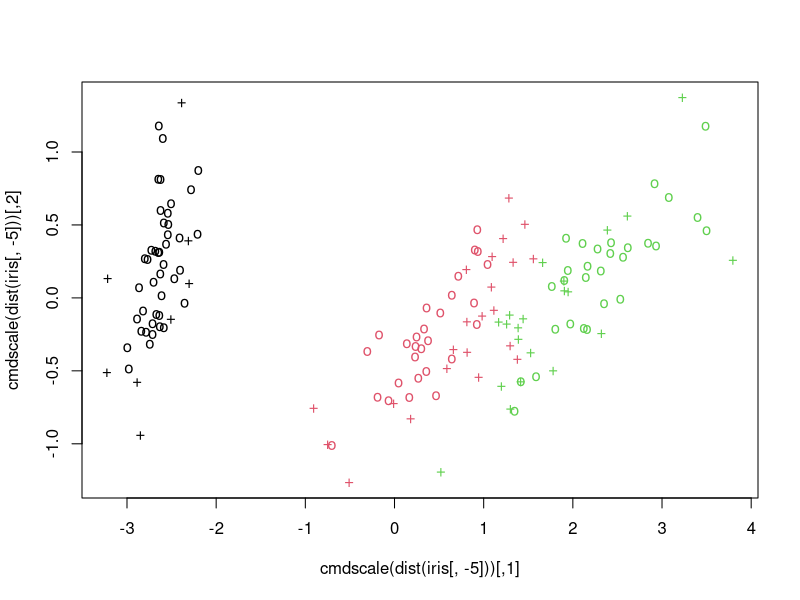
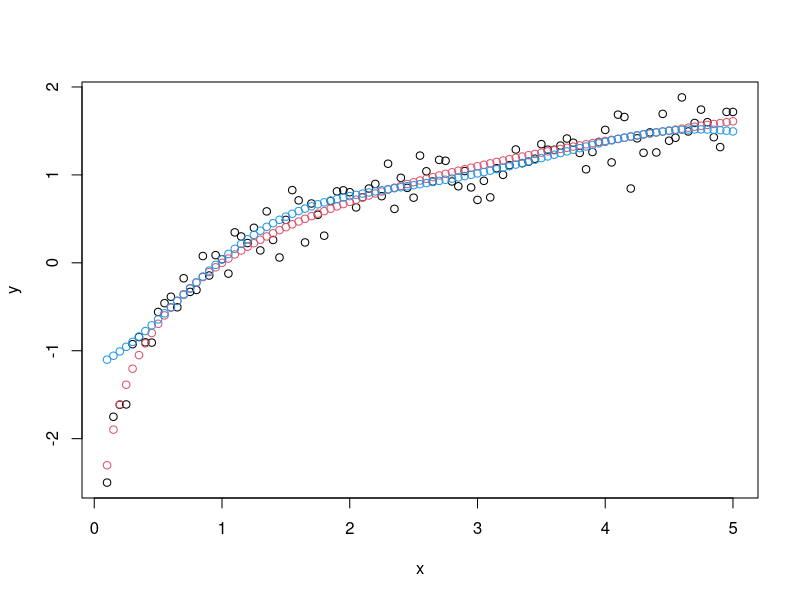
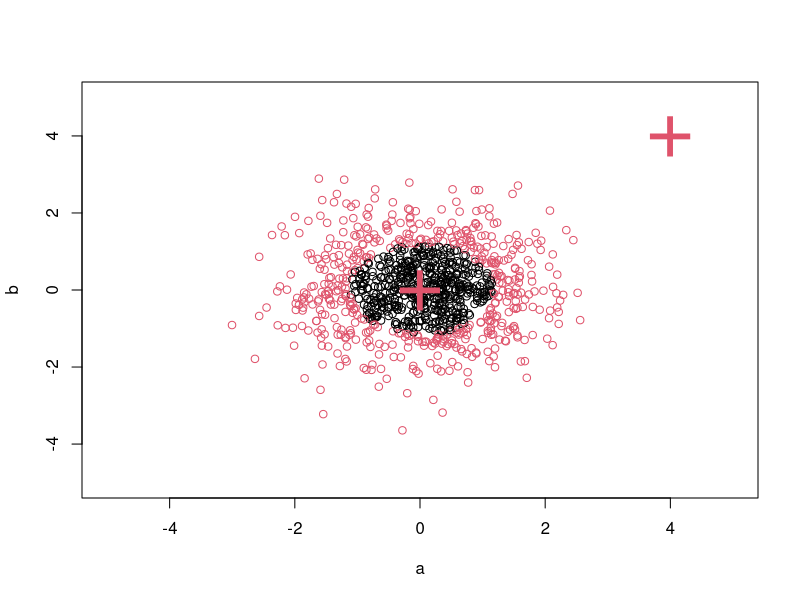
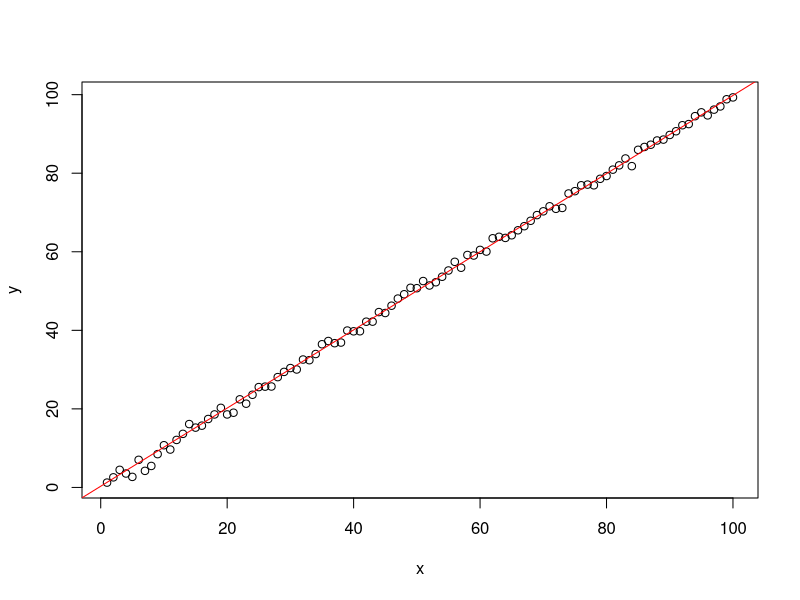
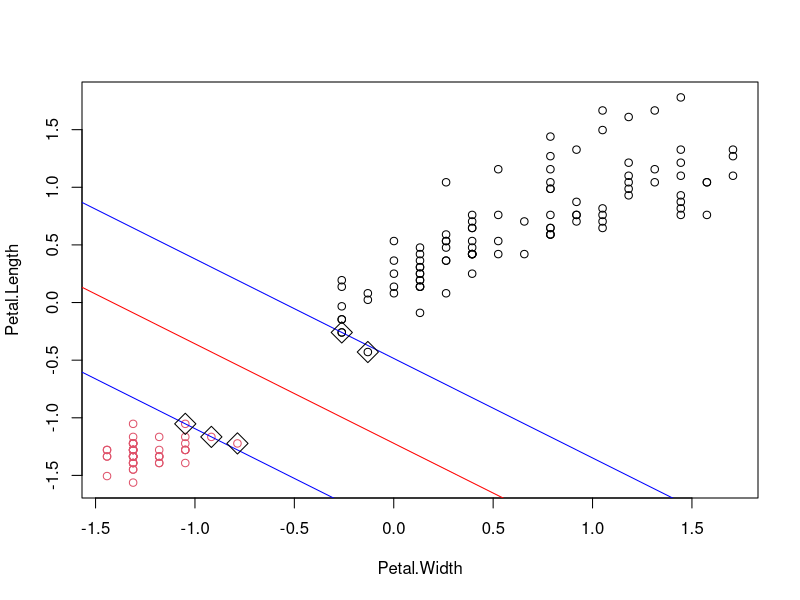

Write the R code that produced these figures, in order.
# NOT RUN {

library(e1071)
data(iris)
attach(iris)

## classification mode
# default with factor response:
model <- svm(Species ~ ., data = iris)

# alternatively the traditional interface:
x <- subset(iris, select = -Species)
y <- Species
model <- svm(x, y) 

print(model)
summary(model)

# test with train data
pred <- predict(model, x)
# (same as:)
pred <- fitted(model)

# Check accuracy:
table(pred, y)

# compute decision values and probabilities:
pred <- predict(model, x, decision.values = TRUE)
attr(pred, "decision.values")[1:4,]

# visualize (classes by color, SV by crosses):
plot(cmdscale(dist(iris[,-5])),
     col = as.integer(iris[,5]),
     pch = c("o","+")[1:150 %in% model$index + 1])

## try regression mode on two dimensions

# create data
x <- seq(0.1, 5, by = 0.05)
y <- log(x) + rnorm(x, sd = 0.2)

# estimate model and predict input values
m   <- svm(x, y)
new <- predict(m, x)

# visualize
plot(x, y)
points(x, log(x), col = 2)
points(x, new, col = 4)

## density-estimation

# create 2-dim. normal with rho=0:
X <- data.frame(a = rnorm(1000), b = rnorm(1000))
attach(X)

# traditional way:
m <- svm(X, gamma = 0.1)

# formula interface:
m <- svm(~., data = X, gamma = 0.1)
# or:
m <- svm(~ a + b, gamma = 0.1)

# test:
newdata <- data.frame(a = c(0, 4), b = c(0, 4))
predict (m, newdata)

# visualize:
plot(X, col = 1:1000 %in% m$index + 1, xlim = c(-5,5), ylim=c(-5,5))
points(newdata, pch = "+", col = 2, cex = 5)

## weights: (example not particularly sensible)
i2 <- iris
levels(i2$Species)[3] <- "versicolor"
summary(i2$Species)
wts <- 100 / table(i2$Species)
wts
m <- svm(Species ~ ., data = i2, class.weights = wts)

## extract coefficients for linear kernel

# a. regression
x <- 1:100
y <- x + rnorm(100)
m <- svm(y ~ x, scale = FALSE, kernel = "linear")
coef(m)
plot(y ~ x)
abline(m, col = "red")

# b. classification
# transform iris data to binary problem, and scale data
setosa <- as.factor(iris$Species == "setosa")
iris2 = scale(iris[,-5])

# fit binary C-classification model
m <- svm(setosa ~ Petal.Width + Petal.Length,
        data = iris2, kernel = "linear")

# plot data and separating hyperplane
plot(Petal.Length ~ Petal.Width, data = iris2, col = setosa)
(cf <- coef(m))
abline(-cf[1]/cf[3], -cf[2]/cf[3], col = "red")

# plot margin and mark support vectors
abline(-(cf[1] + 1)/cf[3], -cf[2]/cf[3], col = "blue")
abline(-(cf[1] - 1)/cf[3], -cf[2]/cf[3], col = "blue")
points(m$SV, pch = 5, cex = 2)
# }